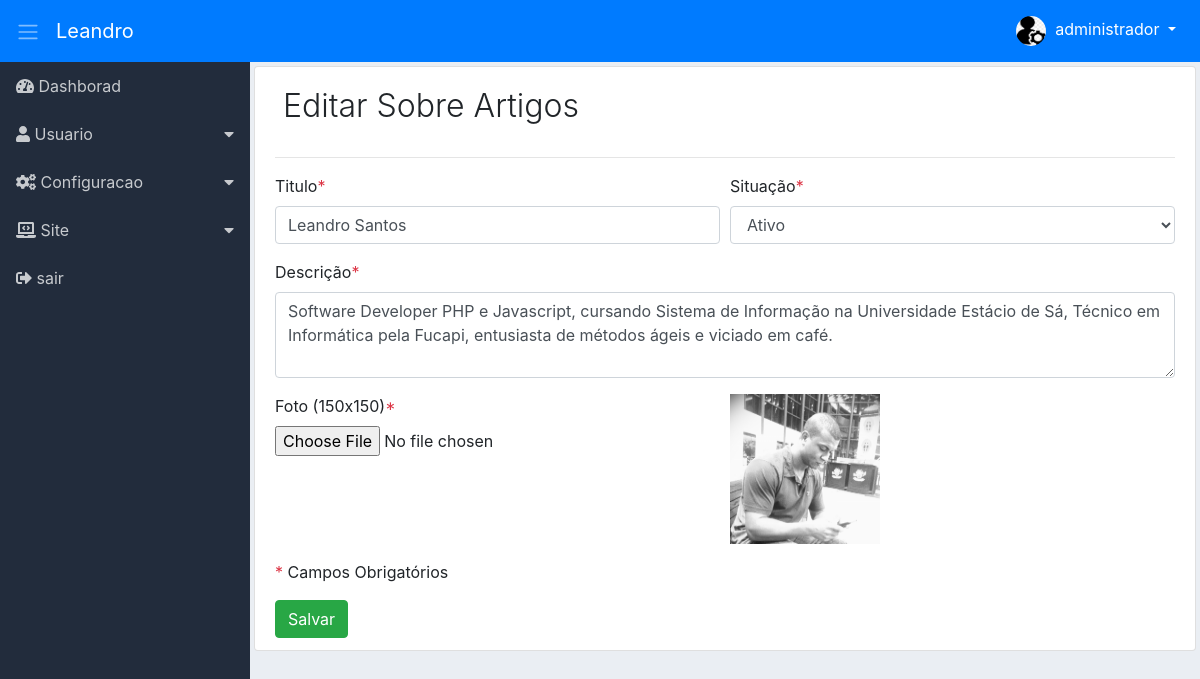
/adm/edit-about-articles/edit-info-articles (signed in), run on the app's committed database.
### tables this page shows
CREATE TABLE `adms_niveis_acessos_paginas` (
  `id` int(11) NOT NULL,
  `permissao` int(11) NOT NULL,
  `ordem` int(11) NOT NULL,
  `dropdown` int(11) NOT NULL DEFAULT 2,
  `lib_menu` int(11) NOT NULL DEFAULT 2,
  `adms_menu_id` int(11) NOT NULL DEFAULT 4,
  `adms_niveis_acesso_id` int(11) NOT NULL,
  `adms_pagina_id` int(11) NOT NULL,
  `created` datetime NOT NULL,
  `modified` datetime DEFAULT NULL
);

CREATE TABLE `adms_menus` (
  `id` int(11) NOT NULL,
  `nome` varchar(220) NOT NULL,
  `icone` varchar(40) NOT NULL,
  `ordem` int(11) NOT NULL,
  `adms_situacao_id` int(11) NOT NULL,
  `created` datetime NOT NULL,
  `modified` datetime DEFAULT NULL
);

CREATE TABLE `sts_sobres` (
  `id` int(11) NOT NULL,
  `titulo` varchar(220) NOT NULL,
  `descricao` text NOT NULL,
  `imagem` varchar(220) NOT NULL,
  `adms_sit_id` int(11) NOT NULL,
  `created` datetime NOT NULL,
  `modified` datetime DEFAULT NULL
);

### adm/module/site/Controllers/EditAboutArticles.php (called while the page is built, shortened)
<?php
class EditAboutArticles
{
    private $dados;
    public function editInfoArticles()
    {
        $this->dados = filter_input_array(INPUT_POST, FILTER_DEFAULT);
        $infoAboutArticle = new \Module\site\Models\StsEditAboutArticles();
        $this->dados['form'] = $infoAboutArticle->viewInfoAboutArticle();
        return $this->renderView();
    }
    private function renderView()
    {
        if ($this->dados['form']) {
            $listSelect = new \Module\site\Models\StsEditAboutArticles();
            $this->dados['select'] = $listSelect->listSituationAboutArticle();
            $listMenu = new \Module\administrative\Models\AdmsMenu();
            $this->dados['menu'] = $listMenu->itemMenu();
            $loadView = new \Config\ConfigView(
                    "site/Views/editAboutArticles/editAboutArticles",
                    $this->dados
            );
            return $loadView->renderView();
        }
        $urlRedirect = URLADM . 'home/index';
        return header("Location: $urlRedirect");
    }
}

### adm/module/administrative/Models/helper/AdmsRead.php (called while the page is built, shortened)
<?php
class AdmsRead extends AdmsConn
{
    private $select;
    private $values;
    private $query;
    public function fullRead($query, $parseString = null)
    {
        $this->select = (string) $query;
        if (!empty($parseString)) {
            parse_str($parseString, $this->values);
        }
        $this->exeInstruction();
    }
    private function exeInstruction()
    {
        $this->conection();
        try {
            $this->getInstruction();
            $this->query->execute();
            $this->result = $this->query->fetchAll();
        } catch (Exception $exc) {
            $this->result = null;
        }
    }
    private function conection()
    {
        $this->conn = parent::getConn();
        $this->query = $this->conn->prepare($this->select);
        $this->query->setFetchMode(PDO::FETCH_ASSOC);
    }
    private function getInstruction()
    {
        if ($this->values) {
            foreach ($this->values as $Link => $Valor) {
                if ($Link == 'limit' || $Link == 'offset') {
                    $Valor = (int) $Valor;
                }
                $this->query->bindValue(":{$Link}", $Valor,
                        (is_int($Valor) ? PDO::PARAM_INT : PDO::PARAM_STR));
            }
        }
    }
}

### adm/module/administrative/Models/helper/AdmsConn.php (called while the page is built, shortened)
<?php
class AdmsConn
{
    public static $host = HOST;
    public static $Uuser = USER;
    public static $pass = PASS;
    public static $dbname = DBNAME;
    private static $connect = null;
    private static function connect()
    {
        try {
            if (self::$connect == null) {
                self::$connect = new PDO('mysql:host=' .self::$host . ';dbname='
                . self::$dbname, self::$Uuser, self::$pass);
            }
        } catch (Exception $exc) {
            echo 'mensagem: ' . $exc->getMessage();
            die;
        }
        return self::$connect;
    }
    public function getConn()
    {
        return self::connect();
    }
}

### adm/module/administrative/Models/AdmsMenu.php (called while the page is built, shortened)
<?php
class AdmsMenu
{
    public function itemMenu()
    {
        $listMenu = new \Module\administrative\Models\helper\AdmsRead();
        $listMenu->fullRead(
                "SELECT
                    nivpg.dropdown,
                    men.id id_menu,
                    men.nome nome_menu,
                    men.icone icone_menu,
                    pg.id id_pg,
                    pg.menu_controller pg_controller,
                    pg.menu_metodo pg_metodo,
                    pg.nome_pagina pg_nome,
                    pg.icone pg_icon
                FROM
                    adms_niveis_acessos_paginas nivpg
                INNER JOIN
                    adms_menus men
                    ON men.id = nivpg.adms_menu_id
                INNER JOIN
                    adms_paginas pg
                    ON pg.id = nivpg.adms_pagina_id
                WHERE
                    nivpg.adms_niveis_acesso_id =:adms_niveis_acesso_id
                    AND nivpg.permissao =:permissao
                    AND nivpg.lib_menu =:lib_menu
                ORDER BY
                    men.ordem, nivpg.ordem ASC",
                "adms_niveis_acesso_id=" . $_SESSION['userAccessLevel'] . "&permissao=1&lib_menu=1");
        $this->result = $listMenu->getResult();
        return $this->result;
    }
}

### adm/module/site/Models/StsEditAboutArticles.php (called while the page is built, shortened)
<?php
class StsEditAboutArticles
{
    public function viewInfoAboutArticle()
    {
        $aboutArticle = new \Module\administrative\Models\helper\AdmsRead();
        $aboutArticle->fullRead(
                "SELECT *
                FROM sts_sobres
                WHERE id =:id
                LIMIT :limit",
                "id=1&limit=1");
        $this->result = $aboutArticle->getResult();
        return $this->result;
    }
    public function listSituationAboutArticle()
    {
        $list = new \Module\administrative\Models\helper\AdmsRead();
        $list->fullRead("SELECT id idSit, nome nomeSit FROM adms_situacao ORDER BY nome ASC");
        $register['sit'] = $list->getResult();
        $this->result = ['sit' => $register['sit']];
        return $this->result;
    }
}

### adm/module/site/Views/editAboutArticles/editAboutArticles.php (the view, shortened to what this page needs)
<?php
if (isset($this->dados['form'])) {
    $valueForm = $this->dados['form'];
}
if (isset($this->dados['form'][0])) {
    $valueForm = $this->dados['form'][0];
}
?>
<div class="content p-1">
    <div class="list-group-item">
        <div class="d-flex">
            <div class="mr-auto p-2">
                <h2 class="display-4 titulo">Editar Sobre Artigos</h2>
            </div>
        </div>
        <hr>
        <form method="POST" action="" enctype="multipart/form-data">
            <div class="form-row">
                <div class="form-group col-md-6">
                    <label>Titulo<span class="text-danger">*</span></label>
                    <input name="titulo"
                           type="text"
                           class="form-control"
                           placeholder="Informe do sobre artigos"
                           value="<?php if (isset($valueForm['titulo'])) {
                                echo $valueForm['titulo'];
                            } ?>">
                </div>
                <div class="form-group col-md-6">
                    <label >Situação<span class="text-danger">*</span></label>
                    <select name="adms_sit_id" id="adms_sit_id" class="form-control">
                        <?php
                         foreach ($this->dados['select']['sit'] as $sit) {
                             extract($sit);
                             if ($valueForm['adms_sit_id'] == $idSit) {
                                 echo "<option value='$idSit' selected>$nomeSit</option>";
                             } else {
                                 echo "<option value='$idSit'>$nomeSit</option>";
                             }
                         }
                        ?>
                    </select>
                </div>
            </div>
            <div class="form-row">
                <div class="form-group col-md-12">
                    <label>Descrição<span class="text-danger">*</span></label>
                    <textarea name="descricao" class="form-control" rows="3"><?php
                        if (isset($valueForm['descricao'])) {
                            echo $valueForm['descricao'];
                        }
                    ?></textarea>
                </div>
            </div>
            <div class="form-row">
                <div class="form-group col-md-6">
                    <label>Foto (150x150)<span class="text-danger">*</span></label>
                    <input name="imageNew"
                           type="file"
                           onchange="previewImage();">
                </div>
                <div class="form-group col-md-6">
                    <?php
                    if (isset($valueForm['imagem']) && !empty($valueForm['imagem'])) {
                        $imgActual = URL
                                . 'site/assets/images/infoAuthor/1/'
                                . $valueForm['imagem'];
                    } elseif (isset($valueForm['imageOld']) && !empty($valueForm['imageOld'])) {
                        $imgActual = URL
                                . 'site/assets/images/infoAuthor/1/'
                                . $valueForm['imageOld'];
                    } else {
                        $imgActual = URL
                                . 'site/assets/images/infoAuthor/preview_img.jpg';
                    }
                    ?>
                    <img src="<?php echo $imgActual; ?>"
                         class="img-thumbmail"
                         alt="Imagem sobre artigos"
                         id="previewImgUser"
                         style="width: 150px; height: 150px;">
                </div>
            </div>
            <p>
                <span class="text-danger">*</span> Campos Obrigatórios
            </p>
            <input name="editAboutArticle"
                   type="submit"
                   class="btn btn-success"
                   value="Salvar">
        </form>
    </div>
</div>

### adm/module/administrative/Views/include/sidebar.php (shortened to what this page needs)
<div class="d-flex bd-highlight">
<nav class="sidebar">
    <ul class="list-unstyled">
        <?php
        $contDropdown = 0;
        $controDropFech = 0;
        foreach ($this->dados['menu'] as $menu) {
            extract($menu);
            if ($dropdown == 1) {
                if ($contDropdown != $id_menu) {
                    if (($controDropFech == 1) && ($contDropdown != 0)) {
                        echo "</ul></li>";
                        $controDropFech = 0;
                    }
                    echo "<li>
                        <a href='#submenu" . $id_menu . "' data-toggle='collapse'>
                            <i class='" . $icone_menu . "'></i> " . $nome_menu . "
                        </a>
                        <ul class='list-unstyled collapse' id='submenu" . $id_menu . "'>";
                    $contDropdown = $id_menu;
                }
                $controDropFech = 1;
            } else {
                if ($controDropFech == 1) {
                    echo "</ul></li>";
                    $controDropFech = 0;
                }
                echo "<li>
                        <a href='" . URLADM . $pg_controller . "/" . $pg_metodo . "'>
                        <i class='" . $icone_menu . "'></i> " . $nome_menu . "</a>
                    </li>";
            }
        }
        ?>
    </ul>
</nav>

### adm/assets/css/dashboard.css (style rules this page uses)
body { background-color: #EAEEF3; }
.sidebar { background-color: #222C3C; min-width: 250px; max-width: 250px; min-height: calc(100vh - 56px); transition: all 0.3s; }
.sidebar ul li a { display: block; padding: 0.75rem 1rem; color: #C7CACE; text-decoration: none; }
.sidebar [data-toggle="collapse"] { position: relative; }
.sidebar [data-toggle="collapse"]:before { content: "\f0d7"; font-family: "Font Awesome 5 Free"; font-weight: 900; position: absolute; right: 1rem; }
.content { width: 100%; }
.titulo { font-size: 2.0rem !important; }

### data on the page
adms_niveis_acessos_paginas: adms_menu.nome "Dashborad"
adms_niveis_acessos_paginas: adms_menu.nome "Usuario"
adms_niveis_acessos_paginas: adms_menu.nome "Configuracao"
adms_niveis_acessos_paginas: adms_menu.nome "Site"
adms_niveis_acessos_paginas: adms_menu.nome "sair"
sts_sobres: titulo "Leandro Santos", descricao "Software Developer PHP e Javascript, cursando Sistema de Informação na Universidade Estácio de Sá, Técnico em Informática pela Fucapi, entusiasta de métodos ágeis e viciado em café.", imagem (picture)

### other printed values
$nomeUser[0] "administrador"
form field adms_sit_id "Ativo"
